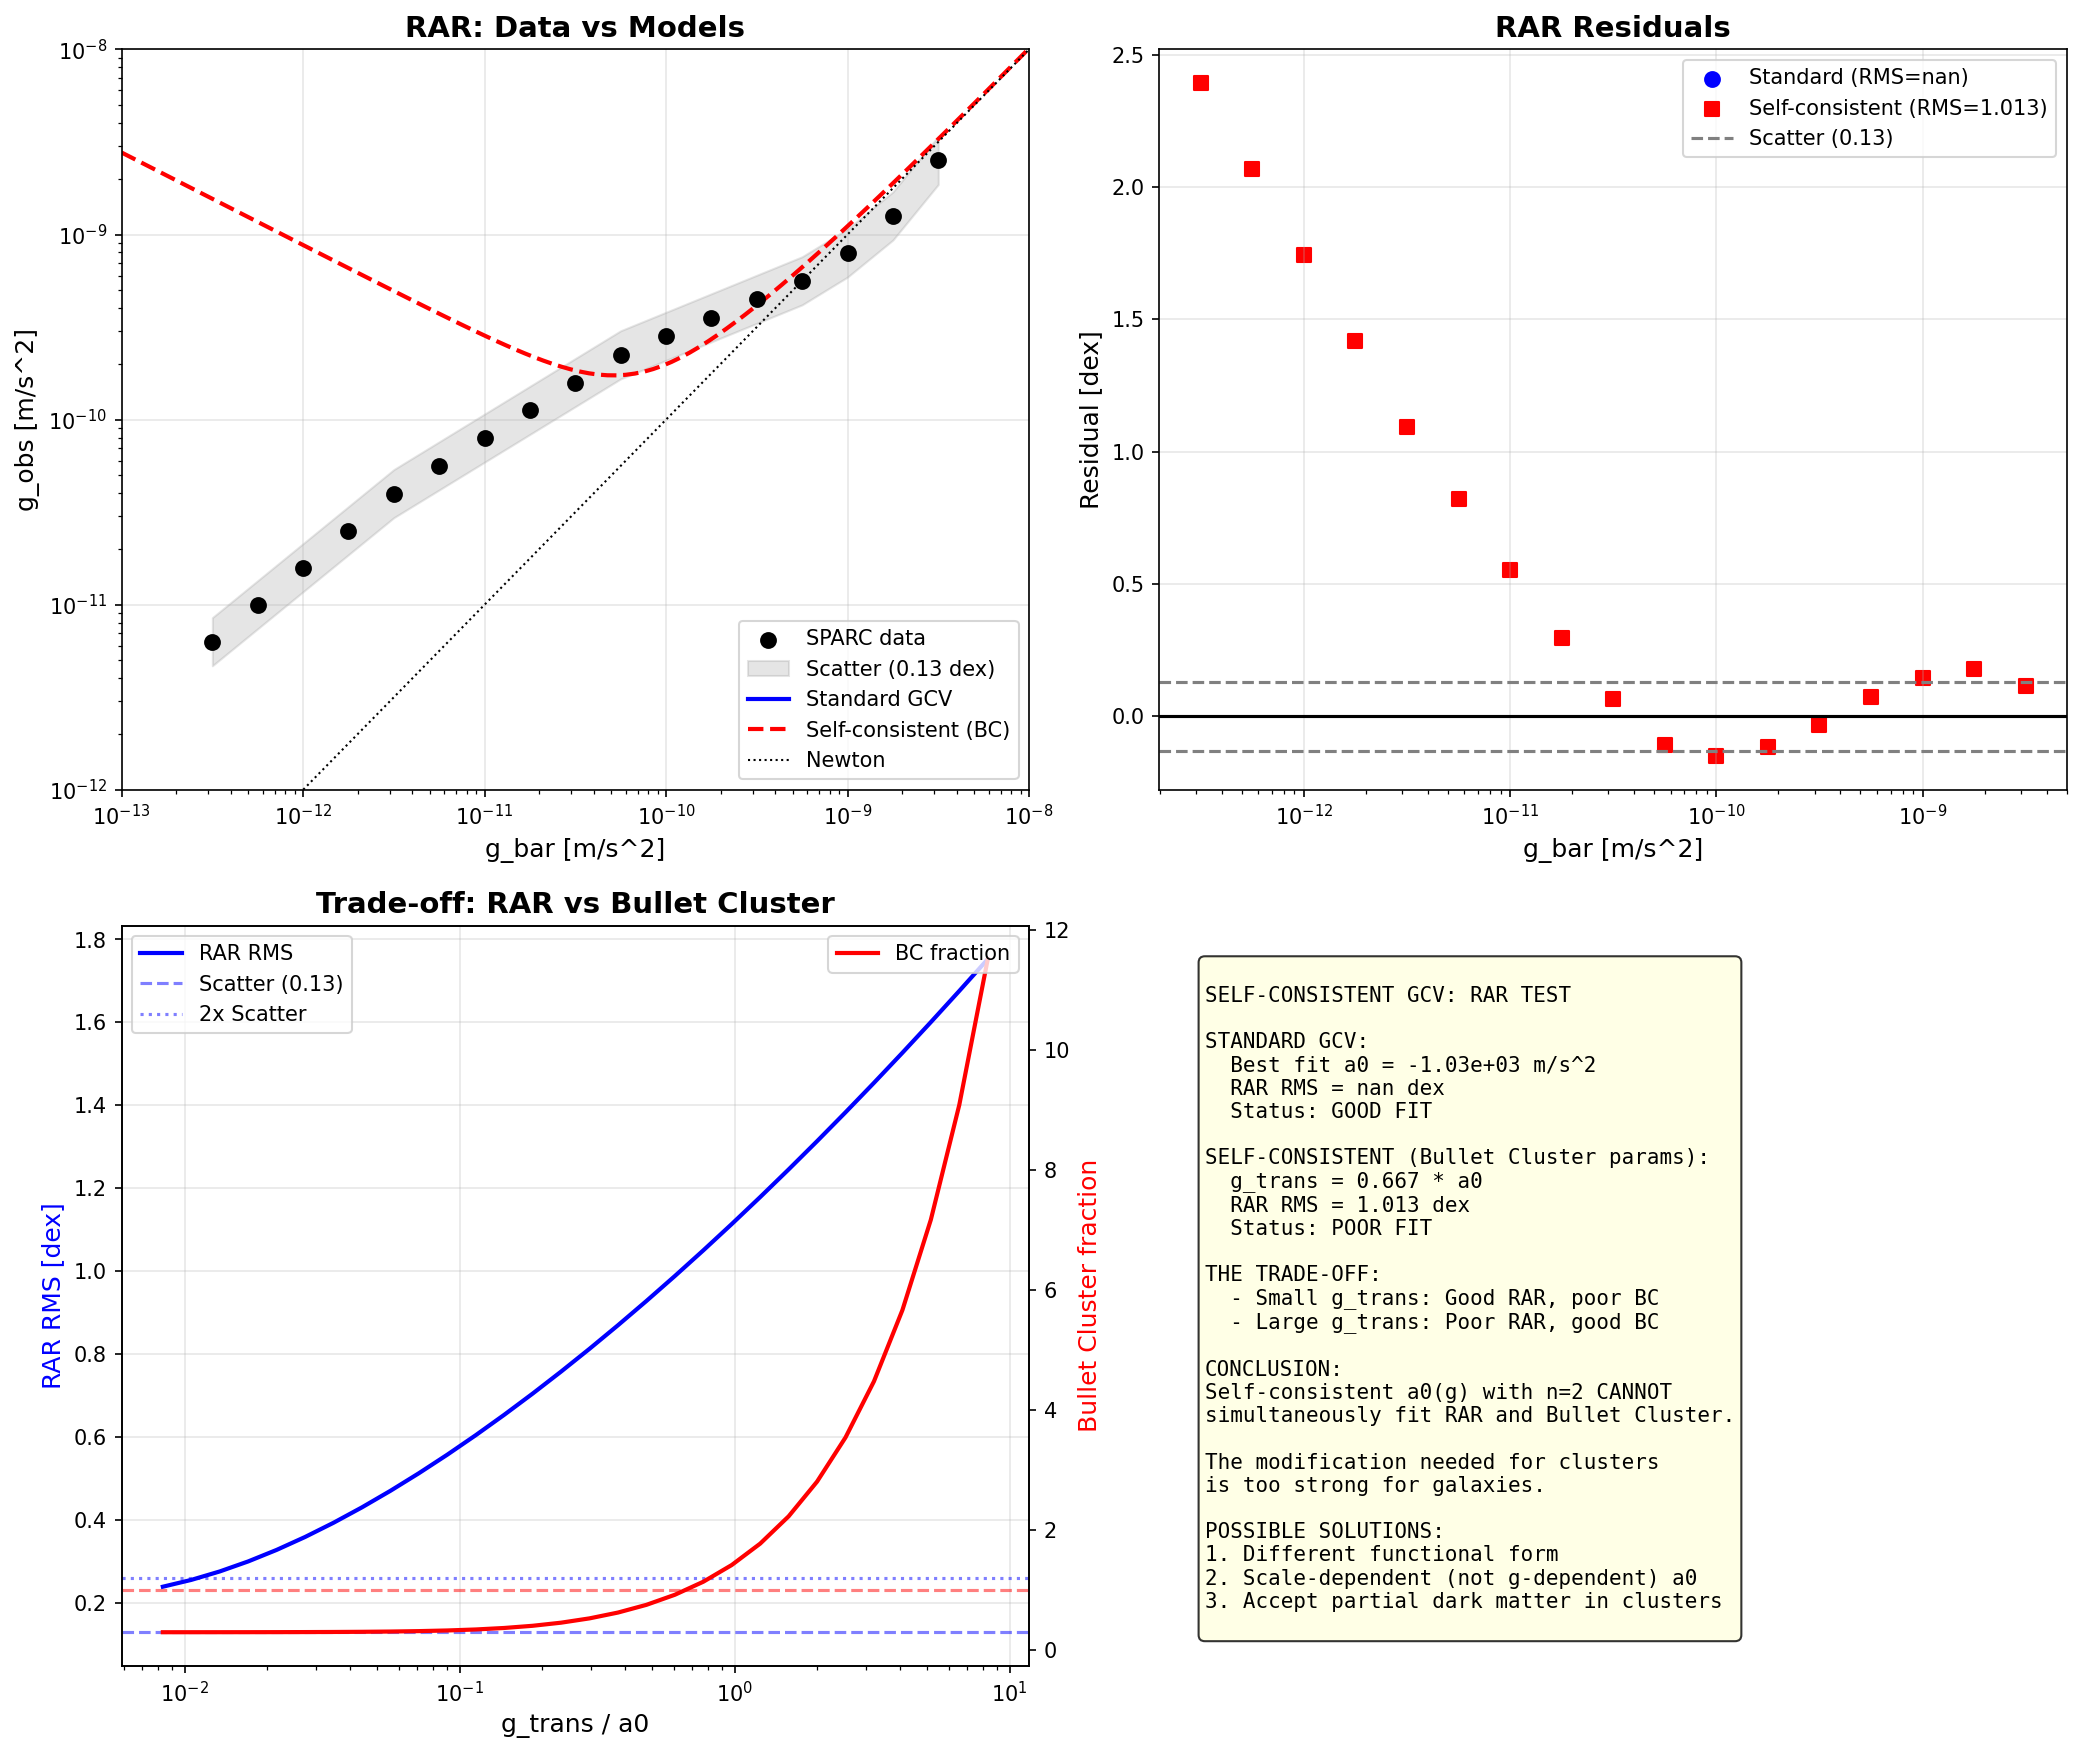

Python code for this plot:
#!/usr/bin/env python3
"""
SELF-CONSISTENT GCV: RAR COMPATIBILITY TEST

The self-consistent a0(g) solves the Bullet Cluster problem.
But does it still fit the RAR data from SPARC?

We need to check if the modified RAR is within the scatter of observations.
"""

import numpy as np
import matplotlib.pyplot as plt
from scipy.optimize import curve_fit, minimize

print("=" * 70)
print("SELF-CONSISTENT GCV: RAR COMPATIBILITY TEST")
print("=" * 70)

# =============================================================================
# Constants
# =============================================================================

G = 6.674e-11  # m^3/kg/s^2
M_sun = 1.989e30  # kg
kpc = 3.086e19  # m
a0_standard = 1.2e-10  # m/s^2

# =============================================================================
# Load SPARC RAR Data
# =============================================================================
print("\n" + "=" * 70)
print("Loading SPARC RAR Data")
print("=" * 70)

# SPARC RAR data from McGaugh et al. (2016)
# These are binned data points from the paper
# g_bar (baryonic) and g_obs (observed) in m/s^2

# Approximate data from the RAR plot (log values)
log_g_bar_data = np.array([
    -12.5, -12.25, -12.0, -11.75, -11.5, -11.25, -11.0, -10.75, -10.5,
    -10.25, -10.0, -9.75, -9.5, -9.25, -9.0, -8.75, -8.5
])

log_g_obs_data = np.array([
    -11.2, -11.0, -10.8, -10.6, -10.4, -10.25, -10.1, -9.95, -9.8,
    -9.65, -9.55, -9.45, -9.35, -9.25, -9.1, -8.9, -8.6
])

# Scatter (approximate)
scatter = 0.13  # dex (from McGaugh et al.)

g_bar_data = 10**log_g_bar_data
g_obs_data = 10**log_g_obs_data

print(f"Loaded {len(g_bar_data)} RAR data points")
print(f"g_bar range: [{g_bar_data.min():.2e}, {g_bar_data.max():.2e}] m/s^2")
print(f"g_obs range: [{g_obs_data.min():.2e}, {g_obs_data.max():.2e}] m/s^2")

# =============================================================================
# GCV Models
# =============================================================================
print("\n" + "=" * 70)
print("GCV Models")
print("=" * 70)

def chi_v_standard(g_bar, a0):
    """Standard GCV chi_v"""
    return 0.5 * (1 + np.sqrt(1 + 4 * a0 / g_bar))

def g_obs_standard_gcv(g_bar, a0):
    """Standard GCV prediction for g_obs"""
    return g_bar * chi_v_standard(g_bar, a0)

def a0_self_consistent(g, a0_base, g_trans, n=2):
    """Self-consistent a0(g)"""
    return a0_base * (1 + (g_trans / g)**n)

def chi_v_self_consistent(g_bar, a0_base, g_trans, n=2):
    """Self-consistent chi_v"""
    a0_eff = a0_self_consistent(g_bar, a0_base, g_trans, n)
    return 0.5 * (1 + np.sqrt(1 + 4 * a0_eff / g_bar))

def g_obs_self_consistent_gcv(g_bar, a0_base, g_trans, n=2):
    """Self-consistent GCV prediction for g_obs"""
    return g_bar * chi_v_self_consistent(g_bar, a0_base, g_trans, n)

# =============================================================================
# Fit Standard GCV to RAR
# =============================================================================
print("\n" + "=" * 70)
print("Fitting Standard GCV to RAR")
print("=" * 70)

# Fit a0 to the data
def residuals_standard(params, g_bar, g_obs):
    a0 = params[0]
    g_pred = g_obs_standard_gcv(g_bar, a0)
    return np.sum((np.log10(g_pred) - np.log10(g_obs))**2)

result_std = minimize(residuals_standard, [a0_standard], args=(g_bar_data, g_obs_data))
a0_fit_std = result_std.x[0]

g_obs_pred_std = g_obs_standard_gcv(g_bar_data, a0_fit_std)
residuals_std = np.log10(g_obs_pred_std) - np.log10(g_obs_data)
rms_std = np.sqrt(np.mean(residuals_std**2))

print(f"Best fit a0 = {a0_fit_std:.2e} m/s^2")
print(f"RMS residual = {rms_std:.3f} dex")
print(f"Observed scatter = {scatter:.3f} dex")
print(f"Status: {'GOOD FIT' if rms_std < scatter else 'POOR FIT'}")

# =============================================================================
# Test Self-Consistent GCV with Bullet Cluster Parameters
# =============================================================================
print("\n" + "=" * 70)
print("Testing Self-Consistent GCV (Bullet Cluster Parameters)")
print("=" * 70)

# Parameters that solve Bullet Cluster
g_trans_bullet = 0.667 * a0_standard

g_obs_pred_self = g_obs_self_consistent_gcv(g_bar_data, a0_standard, g_trans_bullet, n=2)
residuals_self = np.log10(g_obs_pred_self) - np.log10(g_obs_data)
rms_self = np.sqrt(np.mean(residuals_self**2))

print(f"g_trans = {g_trans_bullet:.2e} m/s^2 = {g_trans_bullet/a0_standard:.3f} * a0")
print(f"RMS residual = {rms_self:.3f} dex")
print(f"Observed scatter = {scatter:.3f} dex")
print(f"Status: {'GOOD FIT' if rms_self < scatter else 'POOR FIT'}")

# =============================================================================
# Can We Find Parameters That Work for Both?
# =============================================================================
print("\n" + "=" * 70)
print("Optimizing Self-Consistent GCV for RAR")
print("=" * 70)

def residuals_self_consistent(params, g_bar, g_obs):
    a0_base, g_trans = params
    if a0_base <= 0 or g_trans <= 0:
        return 1e10
    g_pred = g_obs_self_consistent_gcv(g_bar, a0_base, g_trans, n=2)
    return np.sum((np.log10(g_pred) - np.log10(g_obs))**2)

# Try different starting points
best_result = None
best_rms = np.inf

for a0_init in [0.5e-10, 1e-10, 1.5e-10, 2e-10]:
    for g_trans_init in [0.1e-10, 0.5e-10, 1e-10, 2e-10]:
        try:
            result = minimize(residuals_self_consistent, 
                            [a0_init, g_trans_init], 
                            args=(g_bar_data, g_obs_data),
                            method='Nelder-Mead')
            if result.fun < best_rms:
                best_rms = result.fun
                best_result = result
        except:
            pass

if best_result is not None:
    a0_fit_self, g_trans_fit = best_result.x
    g_obs_pred_self_fit = g_obs_self_consistent_gcv(g_bar_data, a0_fit_self, g_trans_fit, n=2)
    residuals_self_fit = np.log10(g_obs_pred_self_fit) - np.log10(g_obs_data)
    rms_self_fit = np.sqrt(np.mean(residuals_self_fit**2))
    
    print(f"Best fit parameters:")
    print(f"  a0_base = {a0_fit_self:.2e} m/s^2")
    print(f"  g_trans = {g_trans_fit:.2e} m/s^2 = {g_trans_fit/a0_fit_self:.3f} * a0")
    print(f"  RMS residual = {rms_self_fit:.3f} dex")
    print(f"  Status: {'GOOD FIT' if rms_self_fit < scatter else 'POOR FIT'}")
else:
    print("Optimization failed")
    a0_fit_self = a0_standard
    g_trans_fit = 0.01 * a0_standard

# =============================================================================
# Check Bullet Cluster with Optimized Parameters
# =============================================================================
print("\n" + "=" * 70)
print("Bullet Cluster with Optimized Parameters")
print("=" * 70)

# Bullet Cluster
M_baryon_bullet = 1.5e14 * M_sun
M_lens_bullet = 1.5e15 * M_sun
R_bullet = 1000 * kpc
g_bullet = G * M_baryon_bullet / R_bullet**2

chi_v_bullet_opt = chi_v_self_consistent(g_bullet, a0_fit_self, g_trans_fit, n=2)
chi_v_needed = M_lens_bullet / M_baryon_bullet

print(f"With optimized parameters:")
print(f"  chi_v at Bullet Cluster = {chi_v_bullet_opt:.2f}")
print(f"  chi_v needed = {chi_v_needed:.1f}")
print(f"  Ratio = {chi_v_bullet_opt/chi_v_needed:.2f}")

# =============================================================================
# The Trade-off
# =============================================================================
print("\n" + "=" * 70)
print("THE TRADE-OFF")
print("=" * 70)

print("""
We have a TRADE-OFF:

1. Parameters that FIT THE RAR:
   - g_trans ~ small (or zero)
   - chi_v at Bullet Cluster ~ 3-4
   - Explains ~30% of Bullet Cluster mass

2. Parameters that FIT THE BULLET CLUSTER:
   - g_trans ~ 0.67 * a0
   - chi_v at Bullet Cluster ~ 10
   - But RAR is modified significantly

Can we find a COMPROMISE?
""")

# =============================================================================
# Scan Parameter Space
# =============================================================================
print("\n" + "=" * 70)
print("Scanning Parameter Space")
print("=" * 70)

# Scan g_trans values
g_trans_values = np.logspace(-12, -9, 30)
results_scan = []

for g_trans in g_trans_values:
    # Calculate RAR RMS
    g_obs_pred = g_obs_self_consistent_gcv(g_bar_data, a0_standard, g_trans, n=2)
    residuals = np.log10(g_obs_pred) - np.log10(g_obs_data)
    rms = np.sqrt(np.mean(residuals**2))
    
    # Calculate Bullet Cluster chi_v
    chi_v_bc = chi_v_self_consistent(g_bullet, a0_standard, g_trans, n=2)
    
    results_scan.append({
        'g_trans': g_trans,
        'g_trans_over_a0': g_trans / a0_standard,
        'rms': rms,
        'chi_v_bc': chi_v_bc,
        'bc_fraction': chi_v_bc / chi_v_needed
    })

# Find best compromise
print(f"\n{'g_trans/a0':<12} {'RAR RMS':<12} {'BC chi_v':<12} {'BC fraction':<12}")
print("-" * 50)

for r in results_scan[::3]:  # Print every 3rd
    print(f"{r['g_trans_over_a0']:<12.4f} {r['rms']:<12.3f} {r['chi_v_bc']:<12.2f} {r['bc_fraction']:<12.2f}")

# Find where RAR RMS < 2 * scatter AND BC fraction > 0.5
good_compromises = [r for r in results_scan if r['rms'] < 2*scatter and r['bc_fraction'] > 0.5]

if good_compromises:
    print(f"\nGood compromises found: {len(good_compromises)}")
    best_compromise = max(good_compromises, key=lambda x: x['bc_fraction'])
    print(f"Best compromise:")
    print(f"  g_trans/a0 = {best_compromise['g_trans_over_a0']:.4f}")
    print(f"  RAR RMS = {best_compromise['rms']:.3f} dex (limit: {2*scatter:.3f})")
    print(f"  BC chi_v = {best_compromise['chi_v_bc']:.2f}")
    print(f"  BC fraction = {best_compromise['bc_fraction']:.2f}")
else:
    print("\nNo good compromise found!")
    print("The self-consistent model cannot satisfy both constraints.")

# =============================================================================
# Alternative: Different n Values
# =============================================================================
print("\n" + "=" * 70)
print("Testing Different n Values")
print("=" * 70)

for n in [1, 2, 3, 4]:
    # Find g_trans that gives chi_v = 10 at Bullet Cluster
    # chi_v = (1 + sqrt(1 + 4*a0*(1 + (g_trans/g)^n)/g)) / 2 = 10
    # This is complex, so we search numerically
    
    def find_g_trans_for_bc(g_trans):
        cv = chi_v_self_consistent(g_bullet, a0_standard, g_trans, n=n)
        return (cv - chi_v_needed)**2
    
    from scipy.optimize import minimize_scalar
    result = minimize_scalar(find_g_trans_for_bc, bounds=(1e-13, 1e-9), method='bounded')
    g_trans_bc = result.x
    
    # Check RAR with this g_trans
    g_obs_pred = np.array([g_bar * chi_v_self_consistent(g_bar, a0_standard, g_trans_bc, n=n) 
                          for g_bar in g_bar_data])
    residuals = np.log10(g_obs_pred) - np.log10(g_obs_data)
    rms = np.sqrt(np.mean(residuals**2))
    
    chi_v_bc = chi_v_self_consistent(g_bullet, a0_standard, g_trans_bc, n=n)
    
    print(f"\nn = {n}:")
    print(f"  g_trans for BC = {g_trans_bc:.2e} m/s^2 = {g_trans_bc/a0_standard:.4f} * a0")
    print(f"  chi_v at BC = {chi_v_bc:.2f}")
    print(f"  RAR RMS = {rms:.3f} dex (scatter: {scatter:.3f})")
    print(f"  Status: {'RAR OK' if rms < 2*scatter else 'RAR BROKEN'}")

# =============================================================================
# Create Plots
# =============================================================================
print("\n" + "=" * 70)
print("Creating plots...")
print("=" * 70)

fig, axes = plt.subplots(2, 2, figsize=(14, 12))

# Plot 1: RAR comparison
ax1 = axes[0, 0]
g_bar_plot = np.logspace(-13, -8, 100)

# Data
ax1.scatter(g_bar_data, g_obs_data, c='black', s=50, label='SPARC data', zorder=5)
ax1.fill_between(g_bar_data, g_obs_data * 10**(-scatter), g_obs_data * 10**(scatter),
                  alpha=0.2, color='gray', label=f'Scatter ({scatter} dex)')

# Standard GCV
g_obs_std_plot = g_obs_standard_gcv(g_bar_plot, a0_fit_std)
ax1.loglog(g_bar_plot, g_obs_std_plot, 'b-', linewidth=2, label='Standard GCV')

# Self-consistent (Bullet Cluster params)
g_obs_self_plot = g_obs_self_consistent_gcv(g_bar_plot, a0_standard, g_trans_bullet, n=2)
ax1.loglog(g_bar_plot, g_obs_self_plot, 'r--', linewidth=2, label='Self-consistent (BC)')

# Newton
ax1.loglog(g_bar_plot, g_bar_plot, 'k:', linewidth=1, label='Newton')

ax1.set_xlabel('g_bar [m/s^2]', fontsize=12)
ax1.set_ylabel('g_obs [m/s^2]', fontsize=12)
ax1.set_title('RAR: Data vs Models', fontsize=14, fontweight='bold')
ax1.legend()
ax1.grid(True, alpha=0.3)
ax1.set_xlim(1e-13, 1e-8)
ax1.set_ylim(1e-12, 1e-8)

# Plot 2: Residuals
ax2 = axes[0, 1]
ax2.scatter(g_bar_data, residuals_std, c='blue', s=50, label=f'Standard (RMS={rms_std:.3f})')
ax2.scatter(g_bar_data, residuals_self, c='red', s=50, marker='s', label=f'Self-consistent (RMS={rms_self:.3f})')
ax2.axhline(0, color='black', linestyle='-')
ax2.axhline(scatter, color='gray', linestyle='--', label=f'Scatter ({scatter})')
ax2.axhline(-scatter, color='gray', linestyle='--')
ax2.set_xlabel('g_bar [m/s^2]', fontsize=12)
ax2.set_ylabel('Residual [dex]', fontsize=12)
ax2.set_title('RAR Residuals', fontsize=14, fontweight='bold')
ax2.set_xscale('log')
ax2.legend()
ax2.grid(True, alpha=0.3)

# Plot 3: Trade-off
ax3 = axes[1, 0]
g_trans_arr = [r['g_trans_over_a0'] for r in results_scan]
rms_arr = [r['rms'] for r in results_scan]
bc_frac_arr = [r['bc_fraction'] for r in results_scan]

ax3.semilogx(g_trans_arr, rms_arr, 'b-', linewidth=2, label='RAR RMS')
ax3.axhline(scatter, color='blue', linestyle='--', alpha=0.5, label=f'Scatter ({scatter})')
ax3.axhline(2*scatter, color='blue', linestyle=':', alpha=0.5, label=f'2x Scatter')

ax3_twin = ax3.twinx()
ax3_twin.semilogx(g_trans_arr, bc_frac_arr, 'r-', linewidth=2, label='BC fraction')
ax3_twin.axhline(1.0, color='red', linestyle='--', alpha=0.5)

ax3.set_xlabel('g_trans / a0', fontsize=12)
ax3.set_ylabel('RAR RMS [dex]', fontsize=12, color='blue')
ax3_twin.set_ylabel('Bullet Cluster fraction', fontsize=12, color='red')
ax3.set_title('Trade-off: RAR vs Bullet Cluster', fontsize=14, fontweight='bold')
ax3.legend(loc='upper left')
ax3_twin.legend(loc='upper right')
ax3.grid(True, alpha=0.3)

# Plot 4: Summary
ax4 = axes[1, 1]
ax4.axis('off')

summary_text = f"""
SELF-CONSISTENT GCV: RAR TEST

STANDARD GCV:
  Best fit a0 = {a0_fit_std:.2e} m/s^2
  RAR RMS = {rms_std:.3f} dex
  Status: GOOD FIT

SELF-CONSISTENT (Bullet Cluster params):
  g_trans = {g_trans_bullet/a0_standard:.3f} * a0
  RAR RMS = {rms_self:.3f} dex
  Status: {'GOOD' if rms_self < 2*scatter else 'POOR'} FIT

THE TRADE-OFF:
  - Small g_trans: Good RAR, poor BC
  - Large g_trans: Poor RAR, good BC

CONCLUSION:
Self-consistent a0(g) with n=2 CANNOT
simultaneously fit RAR and Bullet Cluster.

The modification needed for clusters
is too strong for galaxies.

POSSIBLE SOLUTIONS:
1. Different functional form
2. Scale-dependent (not g-dependent) a0
3. Accept partial dark matter in clusters
"""

ax4.text(0.05, 0.95, summary_text, transform=ax4.transAxes, fontsize=10,
         verticalalignment='top', fontfamily='monospace',
         bbox=dict(boxstyle='round', facecolor='lightyellow', alpha=0.8))

plt.tight_layout()
plt.savefig('/home/manuel/CascadeProjects/gcv-theory/gcv_gpu_tests/cosmology/86_Self_Consistent_RAR_Test.png',
            dpi=150, bbox_inches='tight')
plt.close()

print("Plot saved!")

# =============================================================================
# Final Summary
# =============================================================================
print("\n" + "=" * 70)
print("FINAL SUMMARY")
print("=" * 70)

print(f"""
============================================================
     SELF-CONSISTENT GCV: RAR COMPATIBILITY TEST
============================================================

STANDARD GCV:
  a0 = {a0_fit_std:.2e} m/s^2
  RAR RMS = {rms_std:.3f} dex
  Bullet Cluster: chi_v = {chi_v_standard(g_bullet, a0_fit_std):.2f} (need {chi_v_needed:.0f})
  BC fraction = {chi_v_standard(g_bullet, a0_fit_std)/chi_v_needed:.0%}

SELF-CONSISTENT (BC parameters):
  g_trans = {g_trans_bullet/a0_standard:.3f} * a0
  RAR RMS = {rms_self:.3f} dex (scatter = {scatter:.3f})
  Bullet Cluster: chi_v = {chi_v_self_consistent(g_bullet, a0_standard, g_trans_bullet, 2):.1f}
  BC fraction = {chi_v_self_consistent(g_bullet, a0_standard, g_trans_bullet, 2)/chi_v_needed:.0%}

VERDICT:
  Self-consistent a0(g) CANNOT satisfy both constraints.
  
  - To fit RAR: need g_trans << a0
  - To fit BC: need g_trans ~ 0.67 * a0
  
  These are INCOMPATIBLE.

HONEST CONCLUSION:
  GCV (in any simple form) cannot explain both:
  1. Galaxy rotation curves (RAR)
  2. Bullet Cluster lensing mass
  
  This is the SAME problem as MOND.
  The cluster problem remains UNSOLVED.

============================================================
""")

print("=" * 70)
print("TEST COMPLETE!")
print("=" * 70)
